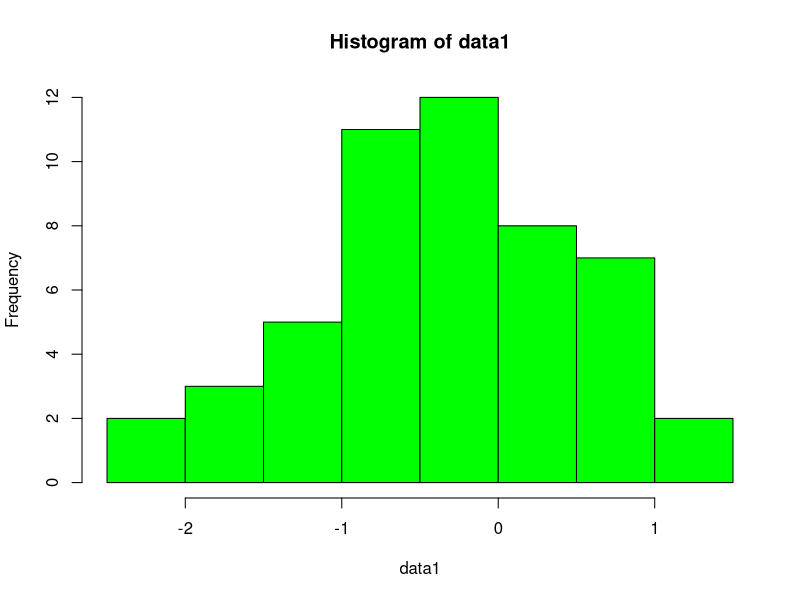
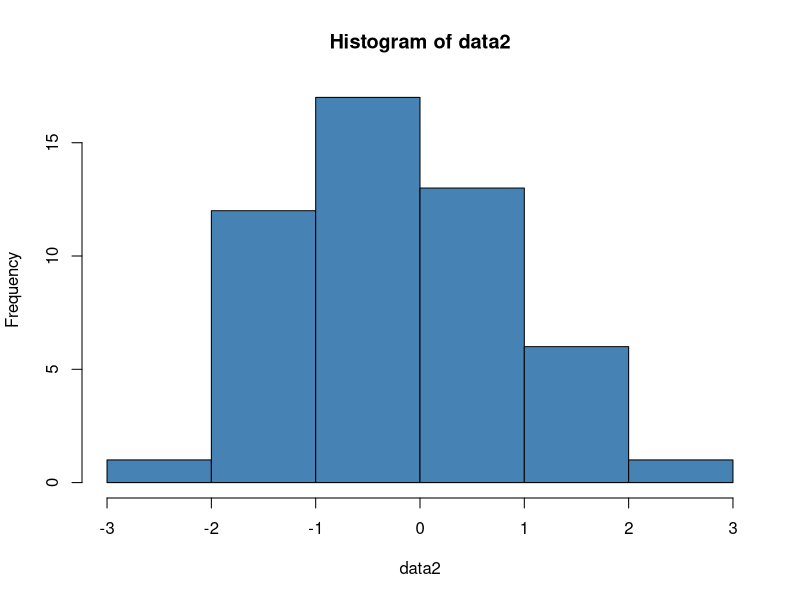
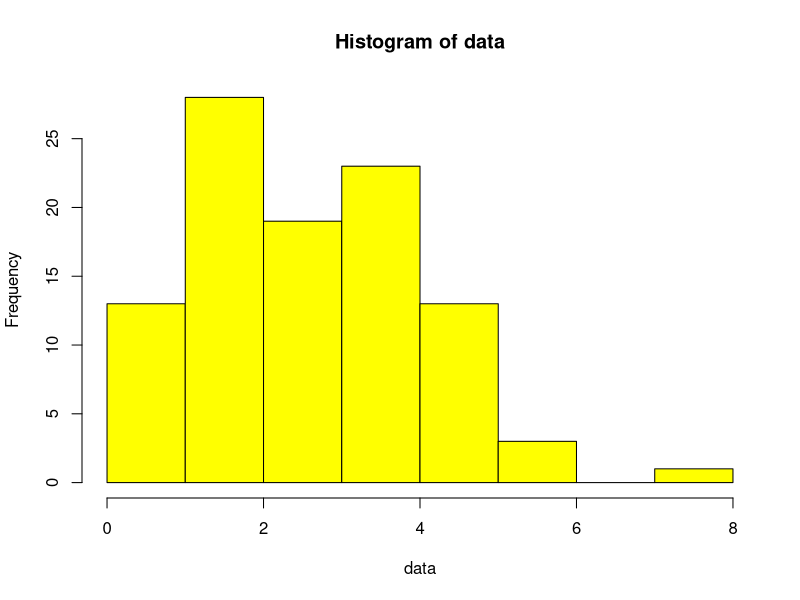
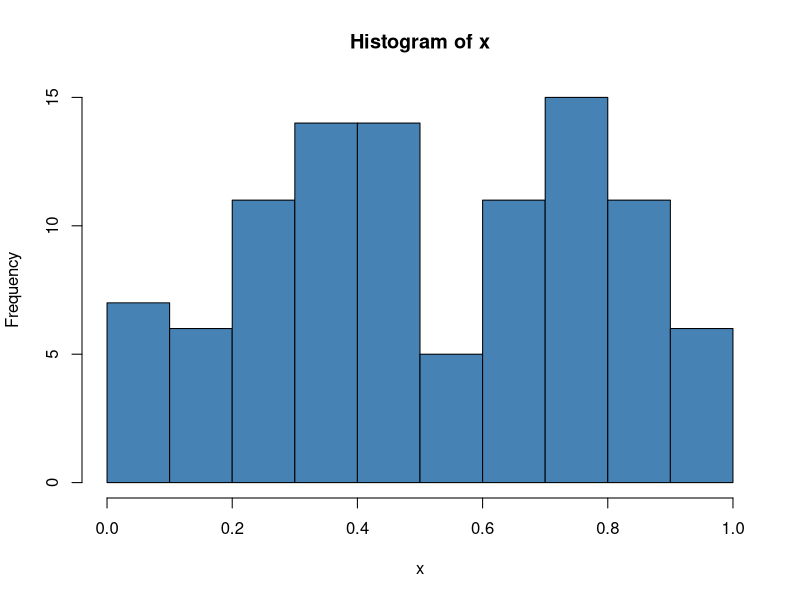

These figures' R source, in order:
# Normality Tests
# Normal Distribution
help(rnorm)
set.seed(10)
data1 = rnorm(50)

set.seed(30)
data2 = rnorm(50)

# Shapiro-Wilk Normality Test
help("shapiro.test")

# As the test returns a p-value less than 0.05, we reject the null-hypothesis 
# and conclude that the data is not normally distributed
shapiro.test(data1)
hist(data1, col='green')
# the histogram shows that the curve is mildly left skewed in nature

shapiro.test(data2)
hist(data2, col = 'steelblue')
# this histogram shows that the curve is normally distributed in nature

set.seed(0)
# create dataset of 100 random values generated from a normal distribution
data = rnorm(100)

shapiro.test(data)

# the p-value of teh test turns out to be 0.6303
# since this value is not less than .05, we fail to reject the null hypothesis that the data is normally distributed

# now lets try it on non-normal data
set.seed(0)
help(rpois)
data = rpois(n=100, lambda = 3)

shapiro.test(data)
hist(data, col = 'yellow')
# the data is clearly skewed right, and doesn't have a bell curve shape


# Anderson-Darling test for normality
install.packages("nortest")
library(nortest)
help("ad.test")

set.seed(1)
x = rnorm(100,0,1) # define vector of 100 values that are normally distributed
# now conduct AD test
ad.test(x)

# Anderson-Darling normality test
# this test returns 2 values, A: the test statistic, p-value: the corresponding p-value of the test statistic
# the null-hypothesis for the A-D test is that the data does follow a normal distribution
# thus, if p-value is less than the significance level, we reject the null hypothesis

set.seed(1)

# The Uniform Distribution
help(runif)
x = runif(100,0,1)

# now do A-D test
ad.test(x)
hist(x, col = 'steelblue')
